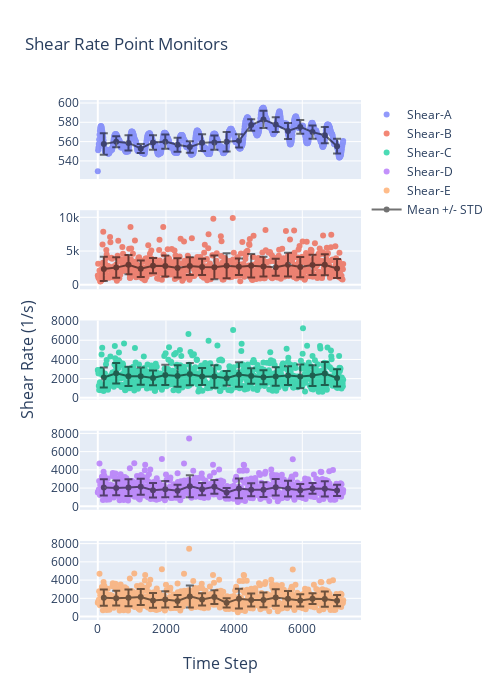

Here is the notebook cell this chart was saved with:
### Code cell
color10_16 = ['#636EFA', '#EF553B', '#00CC96', '#AB63FA', '#FFA15A', '#19D3F3', '#FF6692', '#B6E880', '#FF97FF',
              '#FECB52']
fig = make_subplots(
    rows=5,
    cols=1,
    shared_xaxes=True,
    x_title="Time Step",
    y_title="Shear Rate (1/s)")
# subplot_titles=("Point A", "Quadrant 2"))

fig.add_trace(go.Scatter(x=residual_df['Time_Step'],
                         y=residual_df['point-shear-a'],
                         mode='markers',
                         opacity=scatter_opacity,
                         name='Shear-A',
                         line=dict(color=color10_16[0])),
              row=1, col=1)
fig.add_trace(go.Scatter(x=bin_df['bin_centres'],
                         y=bin_df['point-shear-a_bin_mean'],
                         mode='markers+lines',
                         name='Mean +/- STD',
                         line=dict(color='black'),
                         opacity=.55,
                         error_y_array=bin_df['point-shear-a_std'],
                         showlegend=False),
              row=1, col=1)

fig.add_trace(go.Scatter(x=residual_df['Time_Step'],
                         y=residual_df['point-shear-b'],
                         mode='markers',
                         opacity=scatter_opacity,
                         name='Shear-B',
                         line=dict(color=color10_16[1])),
              row=2, col=1)
fig.add_trace(go.Scatter(x=bin_df['bin_centres'],
                         y=bin_df['point-shear-b_bin_mean'],
                         mode='markers+lines',
                         name='Mean +/- STD',
                         line=dict(color='black'),
                         opacity=.55,
                         error_y_array=bin_df['point-shear-b_std'],
                         showlegend=False),
              row=2, col=1)


fig.add_trace(go.Scatter(x=residual_df['Time_Step'],
                         y=residual_df['point-shear-c'],
                         mode='markers',
                         opacity=scatter_opacity,
                         name='Shear-C',
                         line=dict(color=color10_16[2]),
                         showlegend=True),
              row=3, col=1)
fig.add_trace(go.Scatter(x=bin_df['bin_centres'],
                         y=bin_df['point-shear-c_bin_mean'],
                         mode='markers+lines',
                         name='Mean +/- STD',
                         line=dict(color='black'),
                         opacity=.55,
                         error_y_array=bin_df['point-shear-c_std'],
                         showlegend=False),
              row=3, col=1)

fig.add_trace(go.Scatter(x=residual_df['Time_Step'],
                         y=residual_df['point-shear-d'],
                         mode='markers',
                         opacity=scatter_opacity,
                         name='Shear-D',
                         line=dict(color=color10_16[3]),
                         showlegend=True),
              row=4, col=1)
fig.add_trace(go.Scatter(x=bin_df['bin_centres'],
                         y=bin_df['point-shear-d_bin_mean'],
                         mode='markers+lines',
                         name='Mean +/- STD',
                         line=dict(color='black'),
                         opacity=.55,
                         error_y_array=bin_df['point-shear-d_std'],
                         showlegend=False),
              row=4, col=1)

fig.add_trace(go.Scatter(x=residual_df['Time_Step'],
                         y=residual_df['point-shear-e'],
                         mode='markers',
                         opacity=scatter_opacity,
                         name='Shear-E',
                         line=dict(color=color10_16[4]),
                         showlegend=True),
              row=5, col=1)
fig.add_trace(go.Scatter(x=bin_df['bin_centres'],
                         y=bin_df['point-shear-e_bin_mean'],
                         mode='markers+lines',
                         name='Mean +/- STD',
                         line=dict(color='black'),
                         opacity=.55,
                         error_y_array=bin_df['point-shear-e_std'],
                         showlegend=True),
              row=5, col=1)

fig.update_layout(height=700, width=500,
                  title_text="Shear Rate Point Monitors")

fig.show()

### Figure 1 — Plotly figure (JSON) as saved in the notebook; plotly's stock layout.template omitted (floating-point values rounded to 4 significant figures; data arrays with more than 128 entries replaced by an {"elided": "..."} marker saying what was removed)
{"data": [{"line": {"color": "#636EFA"}, "mode": "markers", "name": "Shear-A", "opacity": 0.7, "type": "scatter", "x": {"elided": "721 int values"}, "xaxis": "x", "y": {"elided": "721 float values"}, "yaxis": "y"}, {"error_y": {"array": [11.23, 5.772, 7.963, 4.752, 7.553, 7.375, 7.297, 5.989, 8.679, 7.421, 10.07, 6.777, 5.963, 8.941, 7.64, 8.326, 7.084, 6.785, 8.396, 7.673]}, "line": {"color": "black"}, "mode": "markers+lines", "name": "Mean +/- STD", "opacity": 0.55, "showlegend": false, "type": "scatter", "x": [176.4, 540.0, 900.0, 1260.0, 1620.0, 1980.0, 2340.0, 2700.0, 3060.0, 3420.0, 3780.0, 4140.0, 4500.0, 4860.0, 5220.0, 5580.0, 5940.0, 6300.0, 6660.0, 7020.0], "xaxis": "x", "y": [557.5, 559.8, 558.6, 552.8, 559.1, 560.0, 556.8, 554.3, 558.8, 559.0, 559.8, 560.7, 577.2, 582.9, 577.6, 571.0, 575.2, 569.8, 566.7, 555.3], "yaxis": "y"}, {"line": {"color": "#EF553B"}, "mode": "markers", "name": "Shear-B", "opacity": 0.7, "type": "scatter", "x": {"elided": "721 int values"}, "xaxis": "x2", "y": {"elided": "721 float values"}, "yaxis": "y2"}, {"error_y": {"array": [1797.0, 1522.0, 1428.0, 1210.0, 1126.0, 1542.0, 1423.0, 1314.0, 1208.0, 1767.0, 1852.0, 1222.0, 1740.0, 1451.0, 1244.0, 1749.0, 1506.0, 1504.0, 1563.0, 1409.0]}, "line": {"color": "black"}, "mode": "markers+lines", "name": "Mean +/- STD", "opacity": 0.55, "showlegend": false, "type": "scatter", "x": [176.4, 540.0, 900.0, 1260.0, 1620.0, 1980.0, 2340.0, 2700.0, 3060.0, 3420.0, 3780.0, 4140.0, 4500.0, 4860.0, 5220.0, 5580.0, 5940.0, 6300.0, 6660.0, 7020.0], "xaxis": "x2", "y": [2358.0, 2551.0, 2981.0, 2381.0, 2834.0, 2785.0, 2501.0, 2785.0, 2652.0, 2594.0, 2827.0, 2662.0, 2839.0, 2696.0, 2602.0, 2985.0, 2626.0, 2951.0, 2983.0, 2424.0], "yaxis": "y2"}, {"line": {"color": "#00CC96"}, "mode": "markers", "name": "Shear-C", "opacity": 0.7, "showlegend": true, "type": "scatter", "x": {"elided": "721 int values"}, "xaxis": "x3", "y": {"elided": "721 float values"}, "yaxis": "y3"}, {"error_y": {"array": [1038.0, 1063.0, 1003.0, 902.2, 763.9, 1058.0, 1113.0, 1146.0, 892.5, 1170.0, 753.6, 1280.0, 807.1, 724.7, 968.9, 974.3, 1233.0, 1076.0, 1200.0, 897.9]}, "line": {"color": "black"}, "mode": "markers+lines", "name": "Mean +/- STD", "opacity": 0.55, "showlegend": false, "type": "scatter", "x": [176.4, 540.0, 900.0, 1260.0, 1620.0, 1980.0, 2340.0, 2700.0, 3060.0, 3420.0, 3780.0, 4140.0, 4500.0, 4860.0, 5220.0, 5580.0, 5940.0, 6300.0, 6660.0, 7020.0], "xaxis": "x3", "y": [2121.0, 2557.0, 2245.0, 2257.0, 2077.0, 2385.0, 2274.0, 2470.0, 2224.0, 2231.0, 2043.0, 2439.0, 2269.0, 2144.0, 2219.0, 2315.0, 2231.0, 2320.0, 2526.0, 2068.0], "yaxis": "y3"}, {"line": {"color": "#AB63FA"}, "mode": "markers", "name": "Shear-D", "opacity": 0.7, "showlegend": true, "type": "scatter", "x": {"elided": "721 int values"}, "xaxis": "x4", "y": {"elided": "721 float values"}, "yaxis": "y4"}, {"error_y": {"array": [891.6, 797.4, 917.1, 881.2, 802.2, 895.7, 667.0, 1204.0, 666.4, 763.0, 508.8, 1090.0, 708.9, 818.3, 896.3, 851.9, 671.9, 588.7, 830.2, 612.1]}, "line": {"color": "black"}, "mode": "markers+lines", "name": "Mean +/- STD", "opacity": 0.55, "showlegend": false, "type": "scatter", "x": [176.4, 540.0, 900.0, 1260.0, 1620.0, 1980.0, 2340.0, 2700.0, 3060.0, 3420.0, 3780.0, 4140.0, 4500.0, 4860.0, 5220.0, 5580.0, 5940.0, 6300.0, 6660.0, 7020.0], "xaxis": "x4", "y": [2068.0, 2022.0, 2057.0, 2142.0, 1769.0, 1882.0, 1707.0, 2213.0, 1884.0, 2134.0, 1503.0, 1963.0, 1816.0, 1831.0, 2096.0, 1943.0, 1765.0, 1964.0, 1918.0, 1742.0], "yaxis": "y4"}, {"line": {"color": "#FFA15A"}, "mode": "markers", "name": "Shear-E", "opacity": 0.7, "showlegend": true, "type": "scatter", "x": {"elided": "721 int values"}, "xaxis": "x5", "y": {"elided": "721 float values"}, "yaxis": "y5"}, {"error_y": {"array": [891.6, 797.4, 917.1, 881.2, 802.2, 895.7, 667.0, 1204.0, 666.4, 763.0, 508.8, 1090.0, 708.9, 818.3, 896.3, 851.9, 671.9, 588.7, 830.2, 612.1]}, "line": {"color": "black"}, "mode": "markers+lines", "name": "Mean +/- STD", "opacity": 0.55, "showlegend": true, "type": "scatter", "x": [176.4, 540.0, 900.0, 1260.0, 1620.0, 1980.0, 2340.0, 2700.0, 3060.0, 3420.0, 3780.0, 4140.0, 4500.0, 4860.0, 5220.0, 5580.0, 5940.0, 6300.0, 6660.0, 7020.0], "xaxis": "x5", "y": [2068.0, 2022.0, 2057.0, 2142.0, 1769.0, 1882.0, 1707.0, 2213.0, 1884.0, 2134.0, 1503.0, 1963.0, 1816.0, 1831.0, 2096.0, 1943.0, 1765.0, 1964.0, 1918.0, 1742.0], "yaxis": "y5"}], "layout": {"annotations": [{"font": {"size": 16}, "showarrow": false, "text": "Time Step", "x": 0.5, "xanchor": "center", "xref": "paper", "y": 0, "yanchor": "top", "yref": "paper", "yshift": -30}, {"font": {"size": 16}, "showarrow": false, "text": "Shear Rate (1/s)", "textangle": -90, "x": 0, "xanchor": "right", "xref": "paper", "xshift": -40, "y": 0.5, "yanchor": "middle", "yref": "paper"}], "height": 700, "title": {"text": "Shear Rate Point Monitors"}, "width": 500, "xaxis": {"anchor": "y", "domain": [0.0, 1.0], "matches": "x5", "showticklabels": false}, "xaxis2": {"anchor": "y2", "domain": [0.0, 1.0], "matches": "x5", "showticklabels": false}, "xaxis3": {"anchor": "y3", "domain": [0.0, 1.0], "matches": "x5", "showticklabels": false}, "xaxis4": {"anchor": "y4", "domain": [0.0, 1.0], "matches": "x5", "showticklabels": false}, "xaxis5": {"anchor": "y5", "domain": [0.0, 1.0]}, "yaxis": {"anchor": "x", "domain": [0.848, 1.0]}, "yaxis2": {"anchor": "x2", "domain": [0.636, 0.788]}, "yaxis3": {"anchor": "x3", "domain": [0.424, 0.576]}, "yaxis4": {"anchor": "x4", "domain": [0.212, 0.364]}, "yaxis5": {"anchor": "x5", "domain": [0.0, 0.152]}}}
